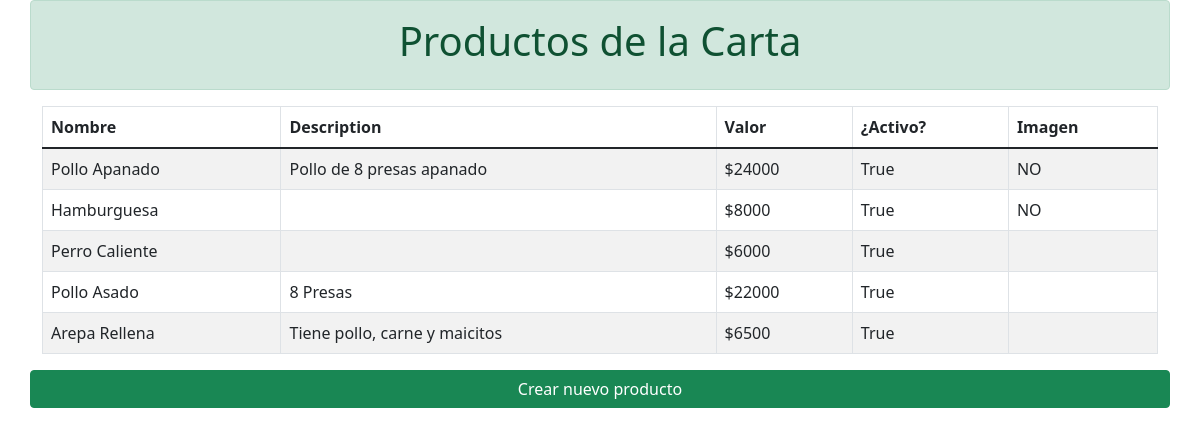
Screenshot of /products/ with the database file from the repository.
### products/models.py (models this page shows, shortened)
class Product(models.Model):
    code = models.CharField(max_length=30, unique=True)
    name = models.CharField(max_length=100, unique=True)
    description = models.TextField( blank=True )
    value = models.PositiveIntegerField()
    image = models.CharField(max_length=255, blank=True)
    active = models.BooleanField(default=True)
    created = models.DateTimeField(auto_now_add=True)
    modified = models.DateTimeField(auto_now=True)

### products/views.py (the view)
# urls.py: path('products/', list_products),
def list_products(request):
    products = Product.objects.all()
    return render(
        request,
        'products/products.html',
        {
            'title': 'Productos de la Carta',
            'description': 'Aqui presentaremos los productos de la carta',
            'products': products
        }
    )

### templates/products/products.html (shortened to what this page needs)
{% extends 'base.html' %}
{% block container %}
    <div class="container">
        <div class="row alert alert-success">
            <h1 class="text-center">{{title}}</h1>
        </div>
        <div class="row">
            <div class="col">
                <table class="table table-striped table-bordered">
                    <thead>
                        <th>Nombre</th>
                        <th>Description</th>
                        <th>Valor</th>
                        <th>¿Activo?</th>
                        <th>Imagen</th>
                    </thead>
                    <tbody>
                        {% for product in products %}
                            <tr>
                                <td>{{product.name}}</td>
                                <td>{{product.description}}</td>
                                <td>${{product.value}}</td>
                                <td>{{product.active}}</td>
                                <td>{{product.image}}</td>
                            </tr>
                        {% endfor %}
                    </tbody>
                </table>
            </div>
        </div>
        <div class="row">
            <a href="/products/new/" class="btn btn-success">Crear nuevo producto</a>
        </div>
    </div>
{% endblock %}

### templates/base.html (shortened to what this page needs)
<!doctype html>
<html lang="en">
  <head>
    <link href="https://cdn.jsdelivr.net/npm/bootstrap@5.1.1/dist/css/bootstrap.min.css" rel="stylesheet">
</head>
<body>
    {% block container %}
    {% endblock %}
  </body>
</html>

### rows the page displays
Product: name "Pollo Apanado", description "Pollo de 8 presas apanado", value "24000", active "True", image "NO"
Product: name "Hamburguesa", value "8000", active "True", image "NO"
Product: name "Perro Caliente", value "6000", active "True"
Product: name "Pollo Asado", description "8 Presas", value "22000", active "True"
Product: name "Arepa Rellena", description "Tiene pollo, carne y maicitos", value "6500", active "True"

### other values shown
{{ title }} "Productos de la Carta"
